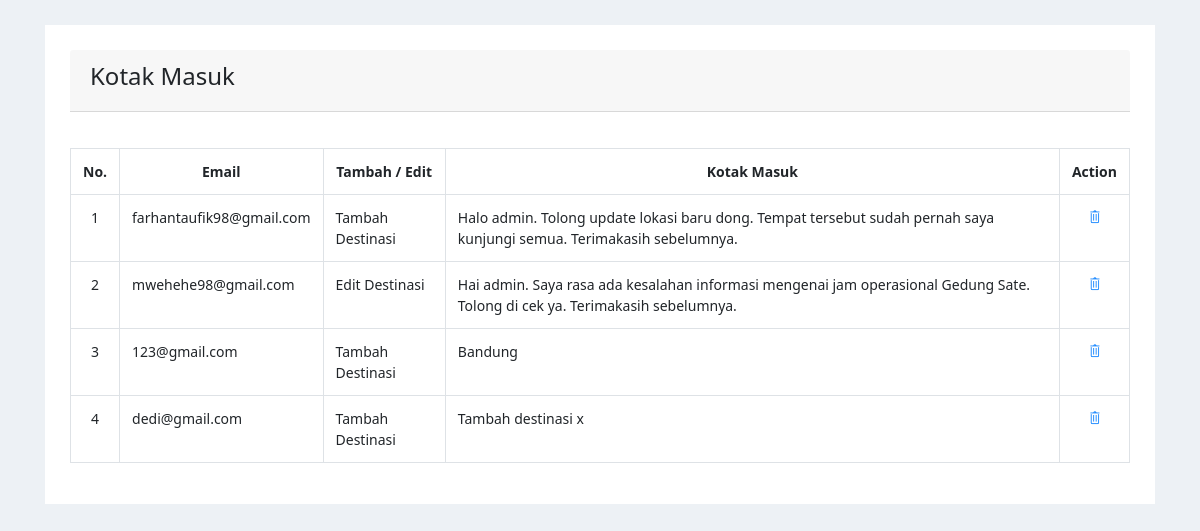
The app's page /admin/inbox.php with its own data.
### tables this page shows
CREATE TABLE `inbox` (
  `id_pesan` int(11) NOT NULL,
  `email` varchar(128) NOT NULL,
  `pilihan` varchar(32) NOT NULL,
  `pesan` varchar(1000) NOT NULL
);

### admin/functions.php (called while the page is built, shortened)
<?php
$conn = mysqli_connect("localhost", "root", "", "db_bersejarah");
function query($query){
	global $conn;
	$result = mysqli_query($conn, $query);
	$rows= [];
	while ($row = mysqli_fetch_assoc($result)) {
		$rows[] = $row;
	}
	return $rows;
}
?>

### admin/inbox.php (the view, shortened to what this page needs)
<?php
    require 'functions.php';
    $inbox = query("SELECT * FROM inbox");
?>
<!DOCTYPE html>
<html>
<head>
    <link rel="stylesheet" href="css/bootstrap.min.css">
    <link rel="stylesheet" href="css/style.css">
    <link rel="stylesheet" href="themify/themify-icons.css">
    <link rel="stylesheet" href="plugins/css/waves.min.css">
</head>
<body>
    <div class="wrapper">
        <div class="container content-area">
            <div class="row">
                <div class="col-md-12">
                    <div class="panel">
                        <div class="card-header m-b-15">
                            <h4>Kotak Masuk</h4>
                        </div>
                        <div class="table-responsive">
                            <br>
                            <table class="table table-bordered" cellpadding="10" cellspacing="0">
                                <tr>
                                    <th style="text-align:center;">No.</th>
                                    <th style="text-align:center;">Email</th>
                                    <th style="text-align:center;">Tambah / Edit</th>
                                    <th style="text-align:center;">Kotak Masuk</th>
                                    <th style="text-align:center;">Action</th>
                                </tr>
                                <?php $i=1; ?>
                                <?php foreach ($inbox as $isi_inbox) : {
                                } ?>
                                <tr>
                                    <td style="text-align:center;"><?= $i; ?></td>
                                    <td><?= $isi_inbox["email"]; ?></td>
                                    <td><?= $isi_inbox["pilihan"]; ?></td>
                                    <td><?= $isi_inbox["pesan"]; ?></td>
                                    <td style="text-align:center;"><a href="delete_inbox.php?id_pesan=<?= $isi_inbox["id_pesan"]; ?>" id="delete-id" class="text-decoration-none" onClick="return confirm('Apakah anda ingin menghapus pesan ini?')"><i class="ti-trash"></i></a></td>
                                </tr>
                            <?php $i++; ?>
                            <?php endforeach; ?>
                            </table>
                        </div>
                    </div>
                </div>
            </div>
        </div>
    </div>
</body>
</html>

### admin/css/style.css (style rules this page uses)
body { font-family: "Segoe UI"; background: #edf1f5; font-size: 14px; overflow-x: hidden; }
body .wrapper { margin-top: 10px; }
.wrapper { display: -webkit-box; display: -ms-flexbox; display: flex; -webkit-box-align: stretch; -ms-flex-align: stretch; align-items: stretch; }
.m-b-15 { margin-bottom: 15px !important; }
.content-area { margin-top: 15px; }
.content-area .panel { background: #FFF; padding: 25px; }

### records on screen
inbox: email "farhantaufik98@gmail.com", pilihan "Tambah Destinasi", pesan "Halo admin. Tolong update lokasi baru dong. Tempat tersebut sudah pernah saya kunjungi semua. Terimakasih sebelumnya."
inbox: email "mwehehe98@gmail.com", pilihan "Edit Destinasi", pesan "Hai admin. Saya rasa ada kesalahan informasi mengenai jam operasional Gedung Sate. Tolong di cek ya. Terimakasih sebelumnya."
inbox: email "123@gmail.com", pilihan "Tambah Destinasi", pesan "Bandung"
inbox: email "dedi@gmail.com", pilihan "Tambah Destinasi", pesan "Tambah destinasi x"
